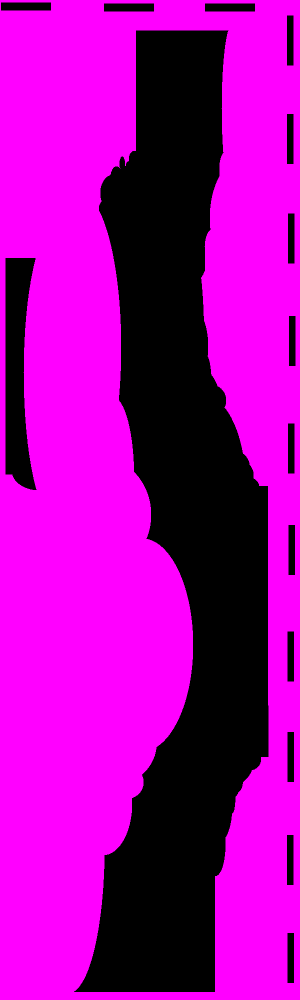
#> input picture 620_1.png, 600 x 2000 px (shown at 1/2 size)
$ python Control.py
#> lines starting #> are read from the running program, lines starting #| are printed output that depends on the picture; after the words box and inside, x2 and y2 are one past the last pixel; in counts of white or black regions, pixels touching at a corner belong together
### input/Rol.py

import cv2
import numpy as np
from Variable import *


# 获取区域
def get_Rol(map,map_,car):

    # car.move(av,w)
    car.get_state()
    x =  int( car.x)
    y =  int( car.y )
    # cons = cv2.copyMakeBorder(map, x, y, x+40, y+80, cv2.BORDER_CONSTANT, value=0)

    cv2.circle(map_, (x, y), 2, (0, 0, 255), 1)  # 改动最后一个參数
    # cv2.circle(map_z, (x, y), 2, (100, 255, 255), 1)  # 改动最后一个參数
    # cv2.imshow("map_z", map_z)

    map_line = map_.copy()
    x_a, y_a, x_b, y_b,x_c, y_c = car.get_car()
    # 水平 方向线
    cv2.line(map_line, (x, y), (x_a, y_a) , (255, 0, 0), 1)
    cv2.line(map_line, (x, y), (x_b, y_b), (255, 255, 0), 1)
    cv2.line(map_line, (x, y), (x_c, y_c), (255, 255, 0), 1)
    # [5 lines of commented-out code are left out]
    x_a,y_a,x_b,y_b ,x_c,y_c,x_d,y_d = car.get_roi()
    # 获取 可视范围
    cv2.line(map_line, (x_a, y_a), (x_b, y_b), (255, 255, 100), 1)
    cv2.line(map_line, (x_b, y_b), (x_d, y_d), (255, 255, 100), 1)
    cv2.line(map_line, (x_d, y_d), (x_c, y_c), (250, 255, 100), 1)
    cv2.line(map_line, (x_c, y_c), (x_a, y_a), (250, 255, 100), 1)
    #

    cv2.line(map_line, (x, y), (x_c, y_c), (125, 100, 100), 1)
    cv2.line(map_line, (x, y), (x_d, y_d), (125, 100, 100), 1)
    cv2.line(map_line, (x, y), (x_a, y_a), (250, 100, 100), 1)
    cv2.line(map_line, (x, y), (x_b, y_b), (250, 100, 100), 1)
    cv2.imshow("map_line", map_line)
    pts1 = np.float32([[x_d, y_d], [x_b, y_b], [x_a, y_a], [x_c, y_c]])
    # 变换后分别在[A',B',C',D']
    pts2 = np.float32([[0,0], [240,Roi_h], [360,Roi_h], [Roi_w,0]])
    # 生成透视变换矩阵
    M = cv2.getPerspectiveTransform(pts1, pts2)
    # 进行透视变换
    dst = cv2.warpPerspective(map, M, (Roi_w, Roi_h))

    return dst,map_

### Analog/Route.py
import numpy as np
import time
from Variable import *


import numpy as np
import math
import matplotlib.pyplot as plt
import time
# k = 1.0  # 前视距离系数
# Lfc = 1.0  # 前视距离
Kp = 0.1  # 速度P控制器系数

# Ap_ = 1.0  #减速度系数

#   单条路径生成

class Route_one:

    def __init__(self, x=0.0, y=0.0, v=0.0, yaw=np.pi/2,f_x=0.0, f_y=0.0):
        self.x = x
        self.y = y
        self.yaw = yaw
        self.v = v
        self.f_x = f_x
        self.f_y = f_y

    def update(self, a_v, a_yaw):

        self.x = self.x + self.v * math.cos(self.yaw) * V_dt
        self.y = self.y + self.v * math.sin(self.yaw) * V_dt
        self.yaw = self.yaw + (self.v / Car_L * math.tan(a_yaw) * V_dt)
        self.v = self.v + a_v * V_dt

    def pure_pursuit_control(self):
        alpha = (math.atan2(self.f_y - self.y, self.f_x - self.x) - self.yaw)
        Lf = Kp * self.v + Car_Lfc
        delta = math.atan2(2.0 * V_dt * math.sin(alpha) / Lf, 1.0)
        return alpha,alpha


    #计算 减速度
    def ac_(self,t,v,a):
        av = 0 #初始化
        for t_x in range(len(t)):
            t_x = len(t) - t_x - 1
            a_v = (v[t_x] - av)
            if a_v < 0:
                break
            av = av + Car_Acc_ * V_dt
            v[t_x] = av
            a[t_x] = -a_v
        return v,a

    def go(self):


        T = 100.0  # 最大模拟时间

        # 设置车辆的出事状态
        # lastIndex = len(cx) - 1
        time = 0.0
        x = [self.x]
        y = [self.y]
        yaw = [self.yaw]
        v = [self.v]
        t = [0.0]

        ac = [0]

        while T >= time:


            di_, alpha = self.pure_pursuit_control()

            ai = Car_Max_Speed - self.v

            if_y = abs(self.f_y) - abs(self.y)
            if_x = abs(self.f_x) - abs(self.x)
            if if_y < -0.1 or if_x < -0.1:
                break;

            self.update( ai, di_)

            time = time + V_dt

            x.append(self.x)
            y.append(self.y)
            yaw.append(self.yaw)
            v.append(self.v)
            t.append(time)
            ac.append(ai)

        v,a = self.ac_(t,v,ac)

        if abs(if_x) > 0.1 :
            return 0, t, x, y, yaw, v, ac


        return 1,t,x,y,yaw,v,ac


# [30 lines left out: function main_Route_one, not called in this run]
#测试单挑路径
#main_Route_one()


# 生成 所有路径

class FPath:

    def __init__(self):
        self.t = []
        self.x = []
        self.y = []
        self.yaw = []
        self.v = []
        self.a = []
        self.f_x = 0
        self.f_y = 0
        self.cf = 0

def get_Route_more(i_v,w,h):
    is_show = float #
    if is_show:time_a = time.time()
    fp_ = []
    for f_x in np.arange(-w+0.2, w, 0.2):
        for f_y in np.arange(1, h+1, 1):

            if is_show: plt.scatter(f_x, f_y, color="r", s=10)  # 圆点
            VS = Route_one(x=0, y=0.0, yaw=np.pi / 2, v=i_v ,f_x=f_x, f_y=f_y)
            _,t_, x_, y_, yaw_, v_, ac_ = VS.go()
            if _ == 0:
                continue;
            fp = FPath()
            if is_show: plt.plot(x_, y_, linestyle='--')
            fp.t=t_
            fp.x=x_
            fp.y=y_
            fp.yaw=yaw_
            fp.v=v_
            fp.a=ac_
            fp.f_x = f_x
            fp.f_y = f_y
            fp_.append(fp)
    # plt.show()
    print(time.time() - time_a)
    return fp_


#get_Route_more(0.1,1.5,10)

### out/show.py
import cv2
from Variable import *
import matplotlib.pyplot as plt
import numpy as np
# 生成路径
def show_Route_All(car_Rol,fp_list):
    dst = car_Rol.copy()
    for w_list in fp_list:
        cv2.circle(dst, (int((Roi_w / 2) + (w_list.f_x * Roi_w_l)), Roi_h - int(w_list.f_y * Roi_h_l)), 4, (0, 255, 0), 1)
        for w_i in range(len(w_list.x)-2):
            cv2.line(dst,
                     (int((Roi_w/2)+(w_list.x[w_i]*Roi_w_l)),int(Roi_h - w_list.y[w_i]*Roi_h_l)),
                     (int((Roi_w/2)+(w_list.x[w_i+1]*Roi_w_l)),int(Roi_h - w_list.y[w_i+1]*Roi_h_l))
                     , (255, 255, 0), 1)
    cv2.imshow("dst_Route_All", dst)


# 单挑路径
def show_Route_r(car_Rol,fp_r):
    dst = car_Rol.copy()
    cv2.circle(dst, (int((Roi_w / 2) + (fp_r.f_x * Roi_w_l)), Roi_h - int(fp_r.f_y * Roi_h_l)), 4, (0, 255, 0), 1)
    for w_i in range(len(fp_r.x)-2):
        cv2.line(dst,
                 (int((Roi_w/2)+(fp_r.x[w_i]*Roi_w_l)),int(Roi_h - fp_r.y[w_i]*Roi_h_l)),
                 (int((Roi_w/2)+(fp_r.x[w_i+1]*Roi_w_l)),int(Roi_h - fp_r.y[w_i+1]*Roi_h_l))
                 , (255, 255, 0), 1)
    cv2.imshow("show_Route_r", dst)


# [16 lines left out: function show_plt, not called in this run]

### control/Filter.py
from Variable import *


# 当前坐标是不是在安全范围
def Filter_collision(fp, ob):
    for x in range(len(fp.x)-2):
        ob_y = int(Roi_h - (fp.y[x+1] * Roi_h_l))
        ob_x = int((Roi_w/2)+(fp.x[x+1] * Roi_w_l))

        if ob_y >= Roi_h : ob_y = Roi_h - 1
        if ob_x >= Roi_w : ob_x = Roi_w - 1

        if ob_y < 1 : ob_y = 0
        if ob_x < 1 : ob_x = 0

        a_x =int( ob_x + Car_safe * Roi_w_l)
        a_y =int( ob_y + Car_safe * Roi_h_l)

        b_x =int( ob_x - Car_safe * Roi_w_l)
        b_y =int( ob_y - Car_safe * Roi_h_l)


        if a_x >= Roi_w : a_x = Roi_w - 1
        if b_x >= Roi_w : b_x = Roi_w - 1

        if a_y >= Roi_h : a_y = Roi_h - 1
        if b_y >= Roi_h : b_y = Roi_h - 1

        if a_x < 1 : a_x = 1
        if b_x < 1 : b_x = 1

        if a_y < 1 : a_y = 1
        if b_y < 1 : b_y = 1


        a_x =int(a_x)
        a_y =int(a_y)
        b_x =int(b_x)
        b_y =int(b_y)

        # print(a_x,a_y,b_x,b_y)

        ob_i = ob[ob_y,ob_x]

        ob_i += ob[a_y, a_x]
        ob_i += ob[a_y, b_x]
        ob_i += ob[b_y, a_x]
        ob_i += ob[b_y, b_x]

        # ob_i = ob[a_x:a_y, b_x:b_y].all()
        if ob_i > 0 :
            return False
    return True

# #第一层过滤
# MAX_SPEED = 50.0 / 3.6  # maximum speed [m/s]
# MAX_ACCEL = 2.0  # maximum acceleration [m/ss]
# MAX_CURVATURE = 1.0  # maximum curvature [1/m]
def Filter_paths(fplist, ob):
    okind = []
    for i in range(len(fplist)):
        # if any([v > MAX_SPEED for v input fplist[i].s_d]):  # Max speed check
        #     continue
        # elif any([abs(a) > MAX_ACCEL for a input fplist[i].s_dd]):  # Max accel check
        #     continue
        # elif any([abs(c) > MAX_CURVATURE for c input fplist[i].c]):  # Max curvature check
        #     continue
        if not Filter_collision(fplist[i], ob):
            continue
        okind.append(fplist[i])
    return okind


# 最后方向筛选
def Filter_direction(fplist,direction):
    fp_r = 0
    fp_cf = 0
    dt_x = 1
    dt_y = 1
    if direction == 0:
        dt_x = -1
        dt_y = 0.5
    elif direction == 1:
        dt_x = 1
        dt_y = 1
    elif direction == 2:
        dt_x = 1
        dt_y = 0.5

    for fp in fplist:
        fp.cf  = ((1/Roi_w_m)*((Roi_w/Roi_w_l)/2 + fp.f_x)*dt_x) + (fp.f_y*dt_y)
        if fp_cf < fp.cf:
            fp_cf = fp.cf
            fp_r = fp

    return fp_r

### control/RoBot.py
import math
from Variable import *
import numpy as np

class Robot(object):

    def __init__(self, x=160, y=900, yaw=-90, v=0):
        self.x = x
        self.y = y
        self.yaw = yaw * (np.pi / 180)
        # self.yaw_ = yaw * (np.pi / 180)
        self.v = v

        self.W = 40

    def move(self, a, yaw):
        self.x = self.x + (self.v * math.cos(self.yaw) * V_dt * map_W_l)
        self.y = self.y + (self.v * math.sin(self.yaw) * V_dt * map_H_l)
        self.yaw +=  self.v / Car_L * math.tan(yaw) * V_dt
        # print(self.yaw*180/np.pi)
        # self.yaw = sigma  -90 * (np.pi / 180)
        self.v = self.v + a * V_dt
        return self.x, self.y, self.yaw, self.v
    def get_car(self):
        x_a = int(self.x + 10 * math.cos(self.yaw))
        y_a = int(self.y + 10 * math.sin(self.yaw))

        x_b =int( self.x + 10 * math.cos(np.pi/2 + self.yaw))
        y_b =int( self.y + 10 * math.sin(np.pi/2 + self.yaw ))

        x_c = int(self.x + 10 * math.cos(np.pi/2 + self.yaw + np.pi))
        y_c = int(self.y + 10 * math.sin(np.pi/2 + self.yaw + np.pi))

        return x_a,y_a,x_b,y_b,x_c,y_c

    def get_roi(self):
        yaw = 70 * (np.pi / 180)

        v = 0.6*map_W_l
        x_a = int(self.x + v * math.cos(self.yaw + yaw))
        y_a = int(self.y + v * math.sin(self.yaw + yaw))
        x_b = int(self.x + v * math.cos(self.yaw - yaw))
        y_b = int(self.y + v * math.sin(self.yaw - yaw))
        yaw = 30 * (np.pi / 180)

        v = 6*100
        x_c = int(self.x + v * math.cos(self.yaw + yaw))
        y_c = int(self.y + v * math.sin(self.yaw + yaw))
        x_d = int(self.x + v * math.cos(self.yaw - yaw))
        y_d = int(self.y + v * math.sin(self.yaw - yaw))

        return x_a,y_a,x_b,y_b ,x_c,y_c,x_d,y_d


    def get_state(self):
        print("Robot-" ,"v:",self.v,"w:",self.yaw)
        return self.x, self.y, self.yaw, self.v

### control/Control.py
import math

import cv2
import numpy as np
from Variable import *
from input.Rol import get_Rol
from control.RoBot import Robot
from Analog.Route import get_Route_more
from out.show import show_Route_All,show_Route_r,show_plt
from control.Filter import Filter_paths,Filter_direction
import matplotlib.pyplot as plt
d_x = 300  #小车位置
d_y = 1900  #小车位置
d_yaw = -90  #方向    -90：垂直向上

map = cv2.imread("../620_1.png")
#> map is the input picture: shape (2000, 600, 3); mean B, G, R 166.1, 0, 166.1
map_ = map.copy()

car = Robot(d_x,d_y,d_yaw)


c_yaw = 0
c_a = 0
# cv2.imshow("map", map)
while 1:


    # if Car_Max_Speed - car.v < Car_Acc:
    #     c_a = 0

    car.move(c_a,c_yaw)
    car_Rol,map_ = Rol = get_Rol(map,map_,car)
#> in get_Rol, `cv2.circle(map_, (x, y), 2, (0, 0, 255), 1)`: map_: shape (2000, 600, 3); under 0.01% of pixels changed, all inside (x1, y1, x2, y2) = (298, 1898, 303, 1903)
#> in get_Rol, `cv2.line(map_line, (x, y), (x_a, y_a) , (255, 0, 0), 1)`: map_line: shape (2000, 600, 3); mean B, G, R 166.1, 0, 166.1
#> in get_Rol, `cv2.line(map_line, (x, y), (x_b, y_b), (255, 255, 0), 1)`: map_line: shape (2000, 600, 3); mean B, G, R 166.1, 0, 166.1
#> in get_Rol, `cv2.line(map_line, (x, y), (x_c, y_c), (255, 255, 0), 1)`: map_line: shape (2000, 600, 3); mean B, G, R 166.1, 0, 166.1
#> in get_Rol, `cv2.line(map_line, (x_a, y_a), (x_b, y_b), (255, 255, 100), 1)`: map_line: shape (2000, 600, 3); mean B, G, R 166.1, 0, 166.1
#> in get_Rol, `cv2.line(map_line, (x, y), (x_d, y_d), (125, 100, 100), 1)`:
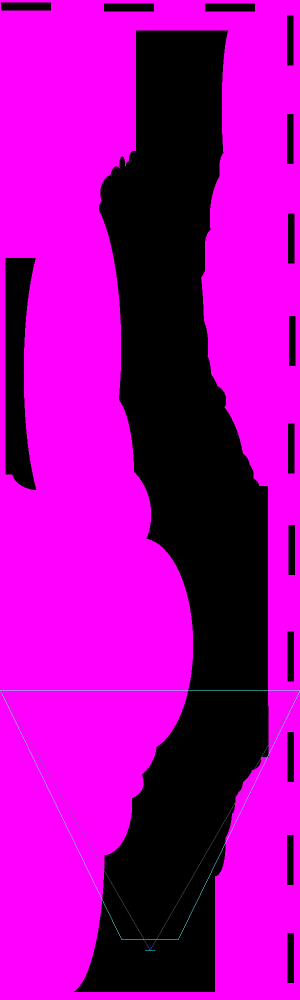
#> map_line: shape (2000, 600, 3) (shown at 1/2 size); mean B, G, R 166.2, 0.5, 165.9
#> in get_Rol, `cv2.line(map_line, (x, y), (x_a, y_a), (250, 100, 100), 1)`: map_line: shape (2000, 600, 3); under 0.01% of pixels changed, all inside (x1, y1, x2, y2) = (300, 1879, 357, 1901)
#> in get_Rol, `cv2.line(map_line, (x, y), (x_b, y_b), (250, 100, 100), 1)`: map_line: shape (2000, 600, 3); mean B, G, R 166.2, 0.5, 165.9
#> in get_Rol, `dst = cv2.warpPerspective(map, M, (Roi_w, Roi_h))`:
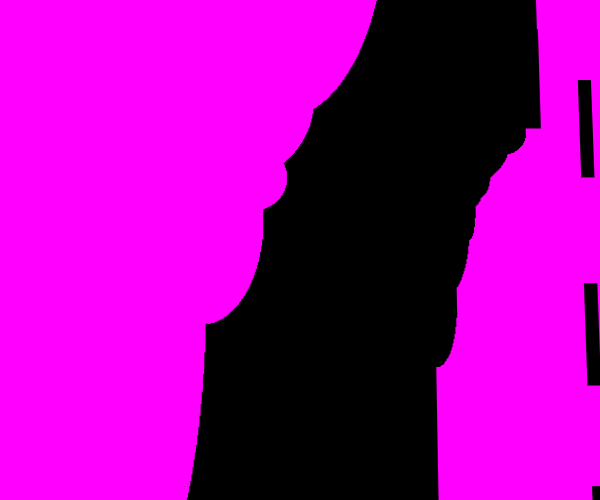
#> dst: shape (500, 600, 3); mean B, G, R 160.3, 0, 160.3
    cv2.imshow("Rol", car_Rol)
    # 生成路径
    fp_list = get_Route_more(car.v,Roi_w_m/2,Roi_h_m)
    show_Route_All(car_Rol,fp_list)
#> after the loop in show_Route_All, `for w_list in fp_list:`:
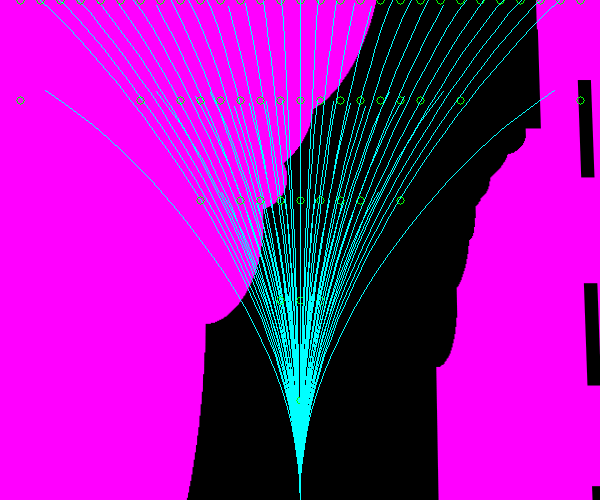
#> dst: shape (500, 600, 3); 6% of pixels changed, all inside (x1, y1, x2, y2) = (16, 0, 585, 500)

    # 过滤 --- 道路
    car_Rol_0 = cv2.split(car_Rol)[0]
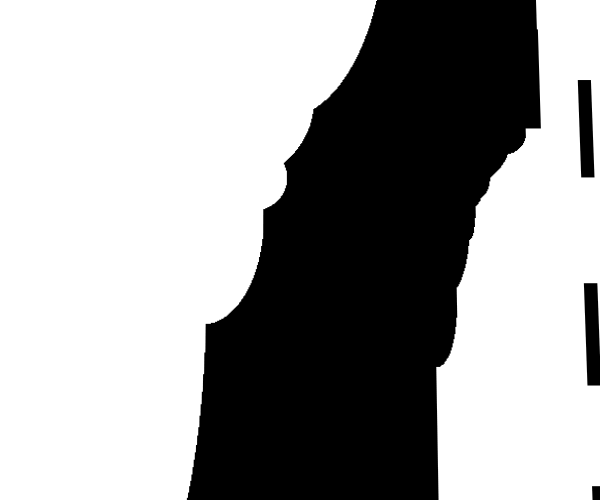
#> car_Rol_0: shape (500, 600); min 0, max 255, mean 160.3
    fp_list = Filter_paths(fp_list,car_Rol_0)
#> after the loop in Filter_paths, `for i in range(len(fplist)):`: okind = 18 items
#> fp_list = 18 items
    show_Route_All(car_Rol, fp_list)
#> the loop in show_Route_All (call 2), `for w_list in fp_list:` made 18 passes
#> after the loop in show_Route_All (call 2), `for w_list in fp_list:`:
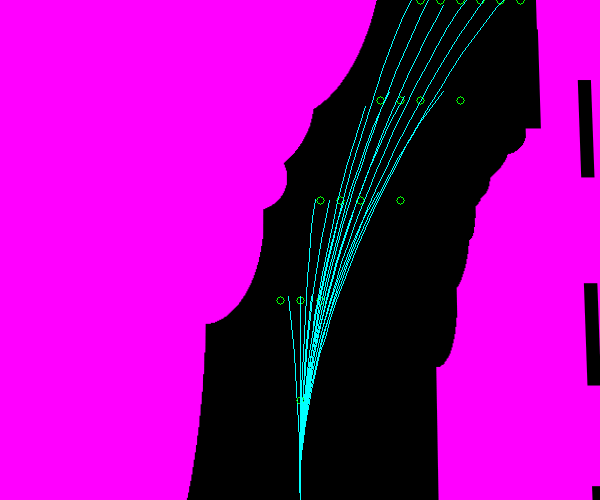
#> dst: shape (500, 600, 3); 1.66% of pixels changed, all inside (x1, y1, x2, y2) = (276, 0, 525, 500)

    # 最后方向筛选
    fp_r = Filter_direction(fp_list,1)
#> the loop in Filter_direction, `for fp in fplist:` made 18 passes
#> (fp.cf, fp_cf) on passes 1, 3, 4, 5, 6, 7, 8, 10, 11, 12, 13, 15: (2.47, 2.47), (2.5, 2.5), (2.53, 2.53), (3.53, 3.53), (3.57, 3.57), (3.6, 3.6), (4.63, 4.63), (4.67, 4.67), (4.7, 4.7), (5.7, 5.7), (5.73, 5.73), (5.77, 5.77)
#> fp.cf on passes 2, 9, 14: 1.5, 3.67, 4.77
#> after the loop in Filter_direction, `for fp in fplist:`: fp_cf = 5.87
    show_Route_r(car_Rol, fp_r)
#> in show_Route_r, `cv2.circle(dst, (int((Roi_w / 2) + (fp_r.f_x * Roi_w_l)), Roi_h - int(..`: dst: shape (500, 600, 3); under 0.01% of pixels changed, all inside (x1, y1, x2, y2) = (516, 0, 525, 5)
#> after the loop in show_Route_r, `for w_i in range(len(fp_r.x)-2):`:
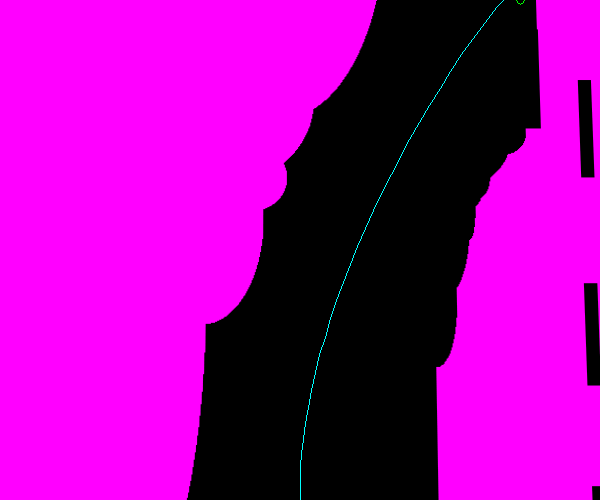
#> dst: shape (500, 600, 3); mean B, G, R 160.7, 0.4, 160.3

    #
    c_yaw = ( np.pi/2 - fp_r.yaw[1] ) * yaw_k
#> c_yaw = 0
    c_a = fp_r.a[1]
#> c_a = 1
    print("c_yaw:",c_yaw,"c_a:",c_a)
#| c_yaw: 0.0 c_a: 1.0

    #show_plt(fp_r)


    pass
    cv2.waitKey(0)


cv2.waitKey(0)
cv2.destroyAllWindows()
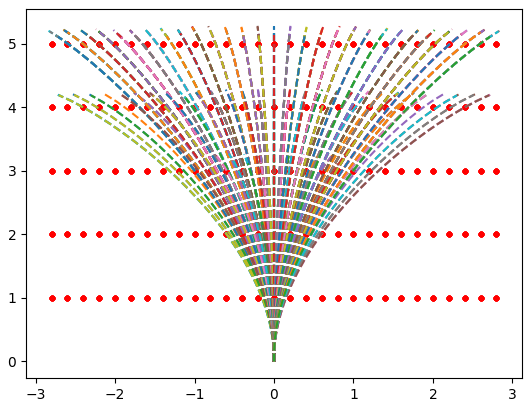
#> figure drawn by matplotlib, 1 panel
